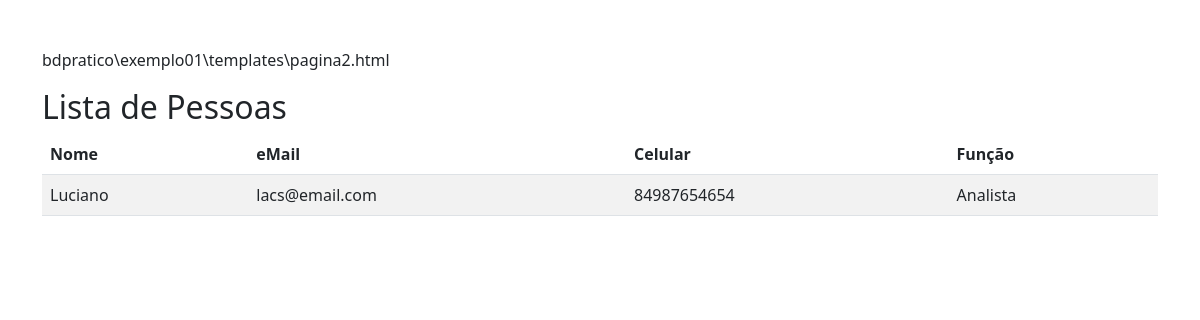
Page /pagina2 on the committed database.
### exemplo01/models.py (models this page shows, shortened)
class Pessoa(models.Model):
    nome = models.CharField(max_length=50, null=False, blank=False, verbose_name='Nome')
    email = models.CharField(max_length=50, null=False, blank=False, verbose_name='eMail')
    celular = models.CharField(max_length=20, null=True, blank=True, verbose_name='celular')
    funcao = models.CharField(max_length=30, null=True, blank=True, verbose_name='Funcao')
    nascimento = models.DateField(null=True, blank=True, verbose_name='Nascimento')
    ativo = models.BooleanField(default=True, verbose_name='Ativo')
    class Meta:
        ordering = ['nome', 'funcao']

### exemplo01/views.py (the view)
# urls.py: path('pagina2', views.pagina2, name='pagina2_alias'),
def pagina2(request):
    dicionario = {}
    registros = Pessoa.objects.all()
    dicionario['pessoas'] = registros
    return render(request, 'pagina2.html', dicionario)

### exemplo01/templates/pagina2.html (shortened to what this page needs)
{% load static %}
<!DOCTYPE html>
<html lang="pt-br">
<head>
    <link href="https://cdn.jsdelivr.net/npm/bootstrap@5.3.0/dist/css/bootstrap.min.css" rel="stylesheet">
</head>
<body>
    <div class="container mt-5">
        <p>bdpratico\exemplo01\templates\pagina2.html</p>
        <h1 class="h2">Lista de Pessoas</h1>
        <table class="table table-striped table-hover">
            <thead>
                <tr>
                    <th>Nome</th>
                    <th>eMail</th>
                    <th>Celular</th>
                    <th>Função</th>
                </tr>
            </thead>
            <tbody>
                {% for regs in pessoas %}
                <tr>
                    <td>{{ regs.nome }}</td>
                    <td>{{ regs.email }}</td>
                    <td>{{ regs.celular }}</td>
                    <td>{{ regs.funcao }}</td>
                </tr>
                {% endfor %}
            </tbody>
        </table>
    </div>
</body>
</html>

### rows in the picture
Pessoa: nome "Luciano", email "lacs@email.com", celular "84987654654", funcao "Analista"
